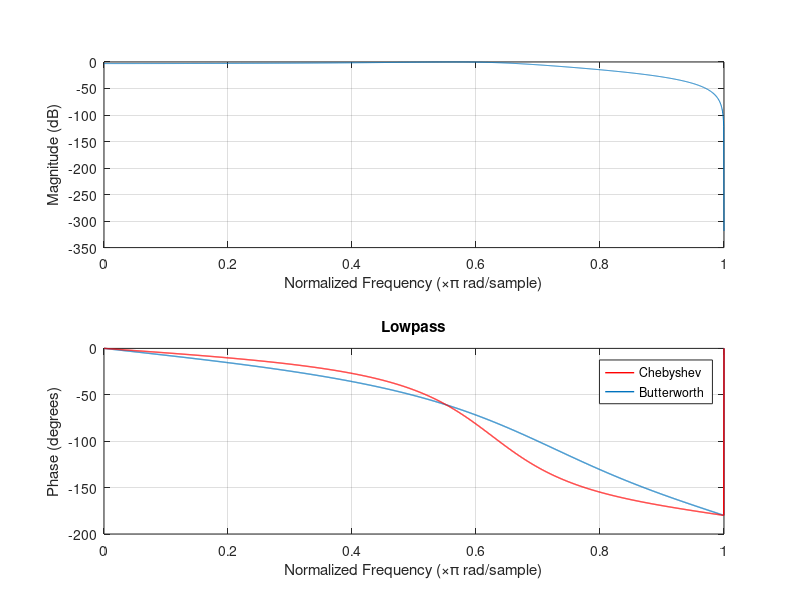

This figure's MATLAB source: (Note: this script raises an error after producing the figure.)

% Mayank Sanganeria / Lab 9-1

N=2148;


%part a
[butter_B,butter_A] = butter(2,2/3);
[cheby_B,cheby_A] = cheby1(2,3,2/3);

%part b
f = figure(1);
freqz(butter_B,butter_A,N);
title('Lowpass');
hold on;
freqz( cheby_B,cheby_A,N);
figureChildren = get(f, 'Children');
plotOne = get(figureChildren(1), 'Children');
plotOneLineOne = plotOne(1);
plotOneLineTwo = plotOne(2);
set(plotOne, 'LineWidth', 1);
set(plotOneLineOne, 'Color', 'red');
legend([plotOneLineOne, plotOneLineTwo], 'Chebyshev', 'Butterworth', 'Location', 'Best');
plotTwo = get(figureChildren(2), 'Children');
plotTwoLineOne = plotTwo(1);
plotTwoLineTwo = plotTwo(2);
set(plotOne, 'LineWidth', 1);
set(plotTwoLineOne, 'Color', 'red');
legend([plotTwoLineOne, plotTwoLineTwo], 'Chebyshev', 'Butterworth','Location', 'Best');

%the magnitude response of both is very similar but Butterworth is slightly
%sharper. Both start falling at 0.6. The phase response of butterworth is
%more smooth than Chebyshev and has a slight outward bump at 0.5 whereas
%Chebyshev has a bump at 0.4 and falls sharply till 0.8 and then is
%relatively stable


%part c
[butter_B,butter_A] = butter(2,2/6,'high');
[cheby_B,cheby_A] = cheby1(2,3,2/6,'high');
f = figure(2);
freqz(butter_B,butter_A,N);
title('Highpass');
hold on;
freqz( cheby_B,cheby_A,N);
figureChildren = get(f, 'Children');
plotOne = get(figureChildren(1), 'Children');
plotOneLineOne = plotOne(1);
plotOneLineTwo = plotOne(2);
set(plotOne, 'LineWidth', 1);
set(plotOneLineOne, 'Color', 'red');
legend([plotOneLineOne, plotOneLineTwo], 'Chebyshev', 'Butterworth', 'Location', 'Best');
plotTwo = get(figureChildren(2), 'Children');
plotTwoLineOne = plotTwo(1);
plotTwoLineTwo = plotTwo(2);
set(plotOne, 'LineWidth', 1);
set(plotTwoLineOne, 'Color', 'red');
legend([plotTwoLineOne, plotTwoLineTwo], 'Chebyshev', 'Butterworth','Location', 'Best');

%the magnitude response of both is very similar but Butterworth is slightly
%sharper. Both reach unity at 0.4. The phase response of butterworth is
%more smooth than Chebyshev and has a slight inward bump at 0.4 whereas
%Chebyshev has a bump at 0.4 and falls sharply till 0.6 and then relatively
%is stable


%part d
[butter_B,butter_A] = butter(2,[2/6 2/3]);
[cheby_B,cheby_A] = cheby1(2,3,[2/6 2/3]);
f = figure(3);
freqz(butter_B,butter_A,N);
title('Bandpass');
hold on;
freqz( cheby_B,cheby_A,N);
figureChildren = get(f, 'Children');
plotOne = get(figureChildren(1), 'Children');
plotOneLineOne = plotOne(1);
plotOneLineTwo = plotOne(2);
set(plotOne, 'LineWidth', 1);
set(plotOneLineOne, 'Color', 'red');
legend([plotOneLineOne, plotOneLineTwo], 'Chebyshev', 'Butterworth', 'Location', 'Best');
plotTwo = get(figureChildren(2), 'Children');
plotTwoLineOne = plotTwo(1);
plotTwoLineTwo = plotTwo(2);
set(plotOne, 'LineWidth', 1);
set(plotTwoLineOne, 'Color', 'red');
legend([plotTwoLineOne, plotTwoLineTwo], 'Chebyshev', 'Butterworth','Location', 'Best');

%This is a combination of the previous 2 filters. The magnitude response of both is very similar but Butterworth is slightly
%sharper. Both reach unity at 0.4 and start falling at 0.6. The phase response of butterworth is
%more smooth than Chebyshev and has a very slight bump at 0.4 and 0.6. The
%Chebyshev has outward bumps at 0.4 and 0.6 and falls sharply till 0.7 and then relatively
%is stable
